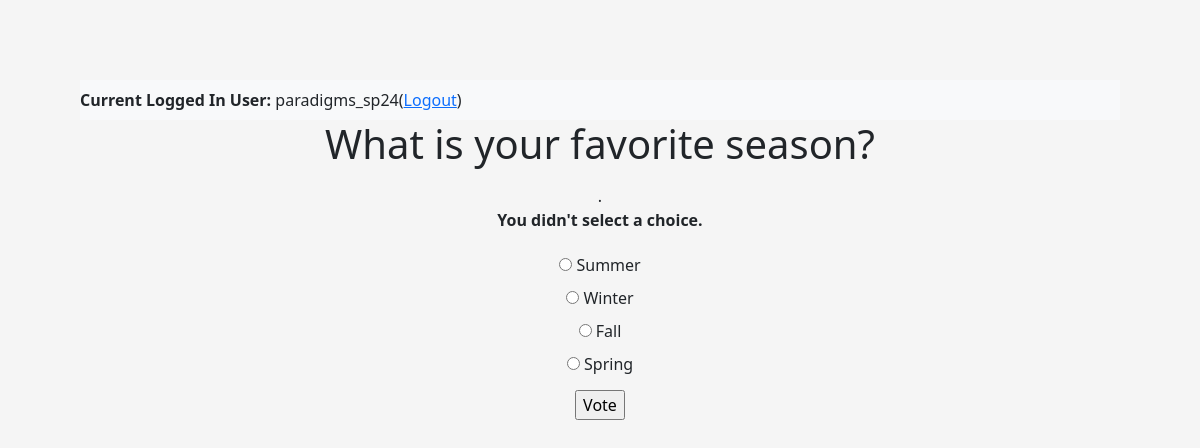
/polls/1/vote/ (signed in), run on the app's committed database.
### polls/models.py (models this page shows, shortened)
class Question(models.Model):
    question_text = models.CharField(max_length=200)
    pub_date = models.DateTimeField('date published')

class Choice(models.Model):
    question = models.ForeignKey(Question, on_delete=models.CASCADE)
    choice_text = models.CharField(max_length=200)
    votes = models.IntegerField(default=0)

### polls/views.py (the view)
# urls.py: path('<int:question_id>/vote/', views.vote, name='vote'),
def vote(request, question_id):
    if request.session.get("user", None) is None:
        return HttpResponseRedirect(reverse("polls:login"))
    question = get_object_or_404(Question, pk=question_id)
    try:
        selected_choice = question.choice_set.get(pk=request.POST['choice'])
    except (KeyError, Choice.DoesNotExist):
        return render(request, 'polls/detail.html', {
            'question': question,
            'error_message': "You didn't select a choice.",
        })
    else:
        selected_choice.votes += 1
        selected_choice.save()
        return HttpResponseRedirect(reverse('polls:results', args=(question.id,)))

### polls/templates/polls/detail.html (shortened to what this page needs)
{% extends "polls/base.html" %}
{% block content %}
    <form action="{% url 'polls:vote' question.id %}" method="post">
        <fieldset>
            <legend>
                <h1>{{ question.question_text }}</h1>
            </legend>
            {% if error_message %}.
                <p><strong>{{ error_message }}</strong></p>
            {% endif %}
            {% for choice in question.choice_set.all %}
                <input type="radio" name="choice" id="choice{{ forloop.counter }}" value="{{ choice.id }}">
                <label for="choice{{ forloop.counter }}">{{ choice.choice_text }}</label><br>
            {% endfor %}
        </fieldset>
        <input type="submit" value="Vote">
    </form>
{% endblock %}

### polls/templates/polls/base.html (style rules this page uses)
html, body { height: 100%; align-items: center; padding: 40px; background-color: #f5f5f5; text-align: center; }
input { margin: 10px 0px; }

### data on the page
Question: question_text "What is your favorite season?"
Choice: choice_text "Summer"
Choice: choice_text "Winter"
Choice: choice_text "Fall"
Choice: choice_text "Spring"

### other printed values
{{ request.session.user }} "paradigms_sp24"
{{ error_message }} "You didn't select a choice."
